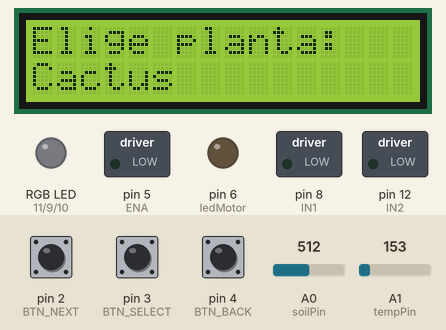
Simulated run of this sketch. Board: Arduino Uno, built with avr-gcc and run on an emulated ATmega328P. Parts: 16×2 character LCD, switched loads named in the sketch (green lamp = pin HIGH), an RGB LED mixed from three pins (HIGH = lit), output pins drawn as LEDs (lit = HIGH). The test bench sets the inputs (shaded band); at power-on: pin 3 (BTN_SELECT) LOW, A0 (soilPin) = 512, pin 4 (BTN_BACK) LOW, pin 2 (BTN_NEXT) LOW, A1 (tempPin) = 153.

Above: at 2.5 s.
2.6 s: pin 3 (BTN_SELECT) pulled HIGH for 0.15 s
At 3.6 s:
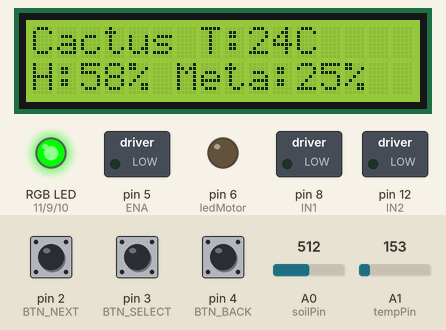
4.2 s: A0 (soilPin) set to 227
At 4.8 s:
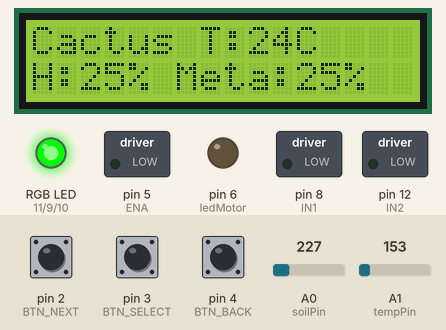
5.7 s: A0 (soilPin) set to 202
At 6.9 s:
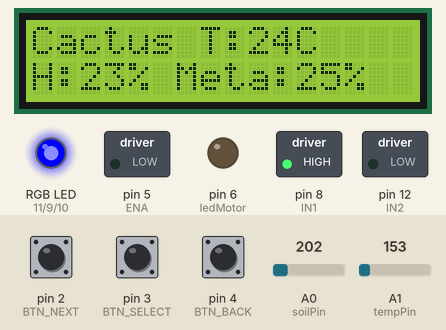
7.2 s: A0 (soilPin) set to 122
At 7.45 s:
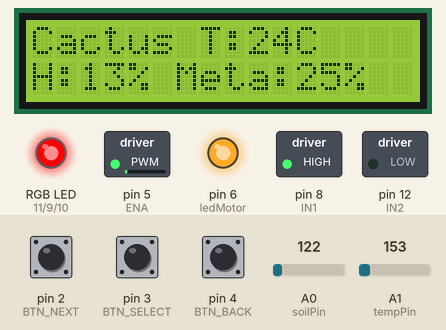
9.0 s: A0 (soilPin) set to 0
At 10.79 s:
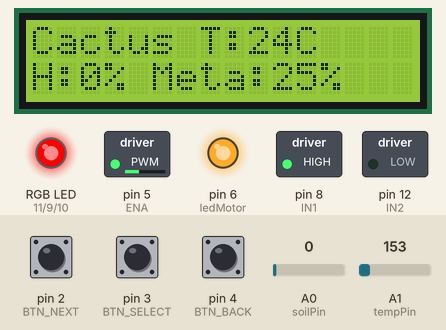
10.8 s: pin 4 (BTN_BACK) pulled HIGH for 0.15 s
At 12.0 s:
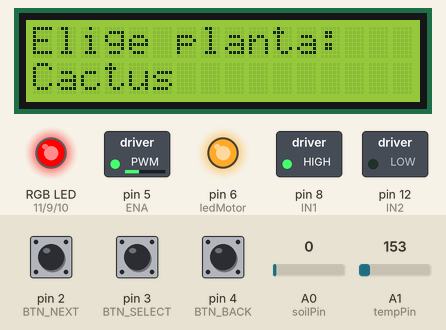
Timing chart, 0 to 13.4 s (numbered marks = the images above; inputs shaded):
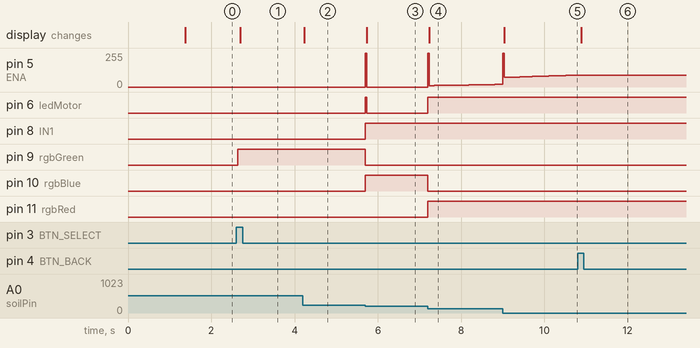

Measured:
- the behaviour switches between 219 and 218 on A0 (soilPin) (found by bisection; images 2 and 3)
- after the input at 2.6 s, pin 9 (rgbGreen): LOW → HIGH at once; the display: changes after 0.10 s (image 1)
- after the input at 4.2 s, the display: changes at once (image 2)
- after the input at 5.7 s, pin 5 (ENA): 0/255 → 255/255 at once, → 0/255 0.03 s later; pin 6 (ledMotor): LOW → HIGH at once, → LOW 0.03 s later; pin 8 (IN1), pin 10 (rgbBlue): LOW → HIGH at once; pin 9 (rgbGreen): HIGH → LOW at once; the display: changes at once (image 3)
- after the input at 7.2 s, pin 6 (ledMotor), pin 11 (rgbRed): LOW → HIGH at once; pin 10 (rgbBlue): HIGH → LOW at once; the display: changes at once (image 4)
- after the input at 9.0 s, the display: changes at once (image 5)
- after the input at 10.8 s, pin 5 (ENA): stays 89/255 (without the input it goes to 90/255 after 0.01 s); the display: changes after 0.09 s (image 6)

The sketch:

aquaflow_sistema_de_riego_automatico1.ino
```cpp
#include <Wire.h>
#include <LiquidCrystal_I2C.h>

LiquidCrystal_I2C lcd(0x27, 16, 2);

// Botones
#define BTN_NEXT 2
#define BTN_SELECT 3
#define BTN_BACK 4

// Sensores
int soilPin = A0;
int tempPin = A1;

// L293D Motor Pins
int ENA = 5;   // PWM
int IN1 = 8;
int IN2 = 12;

// LEDs
int ledMotor = 6;
int rgbRed = 11;
int rgbBlue = 10;
int rgbGreen = 9;

// Menu
int menuState = 0;
int selectedPlant = 0;

// Plantas
String plants[] = {
  "Cactus", "Ruda", "Lavanda",
  "Romero", "Menta", "Albahaca",
  "Pasto"
};

int plantHumidity[] = {25, 50, 45, 45, 65, 75, 70};
int totalPlants = 7;

// Anti-flicker
String lastLine0 = "";
String lastLine1 = "";

// ---------- PID VARIABLES ----------
float Kp = 4.0;
float Ki = 0.4;
float Kd = 1.8;

float integral = 0;
float lastError = 0;
unsigned long lastTime = 0;

// -----------------------------------------
void updateLCD(int row, String text) {
  text = text.substring(0, 16);
  if (row == 0 && text == lastLine0) return;
  if (row == 1 && text == lastLine1) return;

  lcd.setCursor(0, row);
  lcd.print("                ");
  lcd.setCursor(0, row);
  lcd.print(text);

  if (row == 0) lastLine0 = text;
  else lastLine1 = text;
}

// -----------------------------------------
bool buttonPressed(int pin) {
  if (digitalRead(pin) == HIGH) {
    delay(40);
    return digitalRead(pin) == HIGH;
  }
  return false;
}

// -----------------------------------------
int readMoisture() {
  int raw = analogRead(soilPin);
  int humidity = map(raw, 0, 876, 0, 100);
  return constrain(humidity, 0, 100);
}

// -----------------------------------------
float readTemperatureC() {
  int raw = analogRead(tempPin);
  float voltage = raw * (5.0 / 1023.0);
  return (voltage - 0.5) * 100.0;
}

// -----------------------------------------
int computePID(int target, int current) {

  unsigned long now = millis();
  float dt = (now - lastTime) / 1000.0;

  float error = target - current;

  // termino integral
  integral += error * dt;

  // derivada integral
  float derivative = (error - lastError) / dt;

  // PID saliad
  float output = Kp * error + Ki * integral + Kd * derivative;

  // guardado de datos
  lastError = error;
  lastTime = now;

  // PWM rango
  return constrain((int)output, 0, 255);
}

// -----------------------------------------
void updateRGB(int humidity, int target) {

  if (humidity < target - 10) {
    digitalWrite(rgbRed, HIGH);
    digitalWrite(rgbBlue, LOW);
    digitalWrite(rgbGreen, LOW);
  }
  else if (humidity < target) {
    digitalWrite(rgbRed, LOW);
    digitalWrite(rgbBlue, HIGH);
    digitalWrite(rgbGreen, LOW);
  }
  else {
    digitalWrite(rgbRed, LOW);
    digitalWrite(rgbBlue, LOW);
    digitalWrite(rgbGreen, HIGH);
  }
}

// -----------------------------------------
void motorControlPID(int target, int humidity) {

  int speed = computePID(target, humidity);

  // Cuando ya se supera la meta → apagar motor
  if (humidity >= target) {
    analogWrite(ENA, 0);
    digitalWrite(IN1, LOW);
    digitalWrite(IN2, LOW);
    digitalWrite(ledMotor, LOW);
    return;
  }

  // Motor adelante
  digitalWrite(IN1, HIGH);
  digitalWrite(IN2, LOW);

  // Aplicar PWM
  analogWrite(ENA, speed);

  // LED motor ON si PWM > 0
  digitalWrite(ledMotor, speed > 5 ? HIGH : LOW);
}

// -----------------------------------------
void setup() {
  pinMode(BTN_NEXT, INPUT);
  pinMode(BTN_SELECT, INPUT);
  pinMode(BTN_BACK, INPUT);

  pinMode(ENA, OUTPUT);
  pinMode(IN1, OUTPUT);
  pinMode(IN2, OUTPUT);

  pinMode(ledMotor, OUTPUT);

  pinMode(rgbRed, OUTPUT);
  pinMode(rgbBlue, OUTPUT);
  pinMode(rgbGreen, OUTPUT);

  lcd.init();
  lcd.backlight();

  updateLCD(0, "   AquaFlow PID");
  updateLCD(1, "   Iniciando...");
  delay(1200);

  lastTime = millis();
}

// -----------------------------------------
void loop() {

  int humidity = readMoisture();
  float tempC = readTemperatureC();

  if (menuState == 0) {

    updateLCD(0, "Elige planta:");
    updateLCD(1, plants[selectedPlant]);

    if (buttonPressed(BTN_NEXT)) {
      selectedPlant++;
      if (selectedPlant >= totalPlants) selectedPlant = 0;
    }

    if (buttonPressed(BTN_SELECT)) {
      menuState = 1;
      integral = 0; // Reset PID
      lastError = 0;
    }

    return;
  }

  if (menuState == 1) {

    int target = plantHumidity[selectedPlant];

    // PID Motor Control
    motorControlPID(target, humidity);

    // RGB Indicator
    updateRGB(humidity, target);

    // LCD display
    updateLCD(0, plants[selectedPlant] + " T:" + String((int)tempC) + "C");
    updateLCD(1, "H:" + String(humidity) + "% Meta:" + String(target) + "%");

    if (buttonPressed(BTN_BACK)) {
      menuState = 0;
    }
  }
}
```
